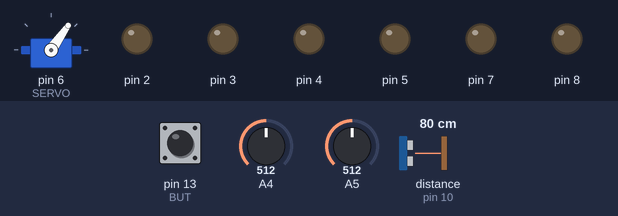
Bench run of a sketch on a simulated Arduino Uno, built with avr-gcc and run on an emulated ATmega328P. Parts: servo, output pins drawn as LEDs (lit = HIGH). Inputs (shaded band) come from the test bench; at power-on: pin 13 (BUT) HIGH, A4 = 512, A5 = 512, distance to the obstacle (sensor on pin 10) 80 cm. The echo pulse lasts 58.3 µs per cm; pins used as bus, display or sensor lines are not drawn.

Above: at 1.2 s.
1.3 s: pin 13 (BUT) pulled LOW for 0.15 s
At 1.7 s:
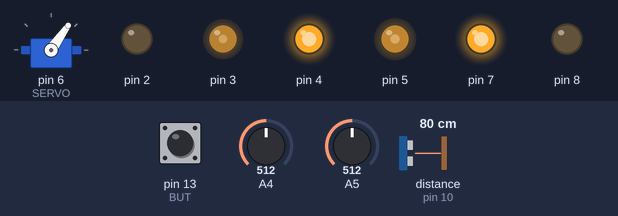
2.9 s: A4 set to 306
At 4.1 s:
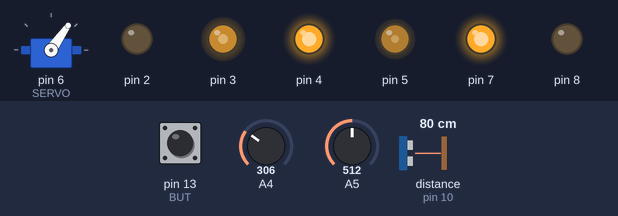
4.4 s: A5 set to 122
At 5.5 s:
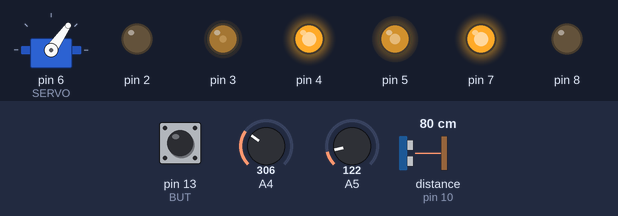
5.9 s: A5 set to 511
At 6.5 s:
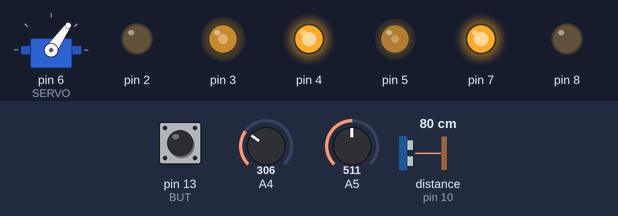
7.4 s: A4 set to 122
At 8.6 s:
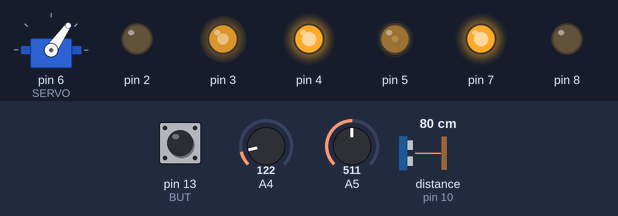
8.9 s: A4 set to 511
At 10.1 s:
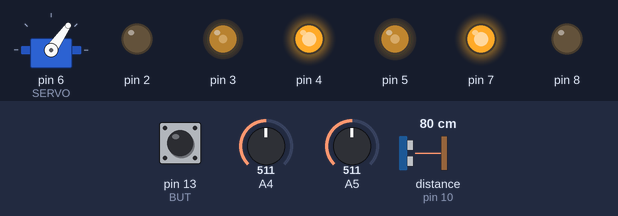
Timing chart, 0 to 11.4 s (numbered marks = the images above; inputs shaded):
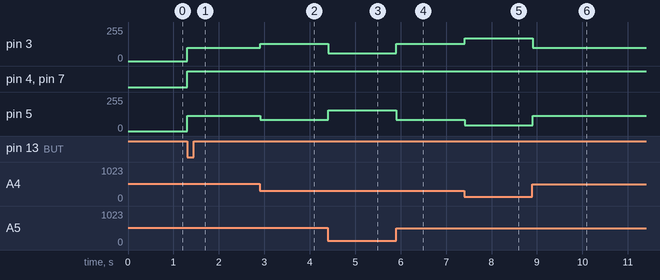

Measured:
- after the input at 1.3 s, pin 3: 0/255 → 100/255 at once; pin 4, pin 7: LOW → HIGH at once; pin 5: 0/255 → 115/255 at once
- after the input at 2.9 s, pin 3: 100/255 → 131/255 at once; pin 5: 115/255 → 84/255 at once
- after the input at 4.4 s, pin 3: 131/255 → 60/255 at once; pin 5: 84/255 → 155/255 at once
- after the input at 5.9 s, pin 3: 60/255 → 131/255 at once; pin 5: 155/255 → 84/255 at once
- after the input at 7.4 s, pin 3: 131/255 → 172/255 at once; pin 5: 84/255 → 43/255 at once
- after the input at 8.9 s, pin 3: 172/255 → 100/255 at once; pin 5: 43/255 → 115/255 at once

The sketch:

jun-eng.ino
```cpp
#include "LightSensorByStrukov.h"  // Подключение библиотек
#include "MotorControlByStrukov.h"
#include "DistanceSensorByStrukov.h"
#include <Servo.h>

// Константы
#define LEFT_SPEED 100  // Скорость езды по линии
#define RIGHT_SPEED 115

#define EN1 3 // Регулировка скорости 1-го мотора
#define EN2 5 // Регулировка скорости 2-го мотора

#define M1A 4 // Регулировка направления езды 1-го мотора
#define M1B 2

#define M2A 7 // Регулировка направления езды 2-го мотора
#define M2B 8

#define TRIG 9 // Пины для датчика расстояния
#define ECHO 10

#define SERVO 6 // Пин для сервопривода

#define BUT 13 // Пин, к которому подключена кнопка


DistanceSensor beater_sensor;  // Объявление датчика расстояния

Servo beater;  // Объявление сервопривода

LightSensor left_sensor;  // Объявление датчиков отраженного света
LightSensor right_sensor;

MotorControl left_motor;  // Объявление моторов
MotorControl right_motor;

void debug_sensors(){ // Отладка датчиков
  Serial.print(left_sensor.readRawBright());
  Serial.print(" ");
  Serial.println(right_sensor.readRawBright());
}

int PID(int sensor1_value, int sensor2_value, float kp, float kd, float ki, float dt, int minOut, int maxOut) { // ПИД регулятор
  static int prevErr = 0, integral = 0; // Единоразовое обнуление переменных
  int err = sensor1_value - sensor2_value; // P составляющая
  int D = (err - prevErr) / dt; // D составляющая
  integral = constrain(integral + (err * dt * ki), minOut, maxOut); // I составляющая с ограничением значений
  prevErr = err; // Запись предыдущей ошибки
  return (err * kp) + (integral) + (D * kd); // Возвращение результатов расчета с учетом коэфицентов
}

void line() { // Езда по линии
  int PID_res = PID(left_sensor.readCalbBright(100), right_sensor.readCalbBright(100), 0.72, 0.002, 0.0024, 0.001, -120, 120); // Расчет управляющего воздействия

  left_motor.run(LEFT_SPEED + PID_res, FORWARD); // Управление моторами
  right_motor.run(RIGHT_SPEED - PID_res, FORWARD);
}

void to_the_next_bar() {
  while (beater_sensor.readDistance() > 12) { // Езда по линии до момента, когда обнаружит ворота
    line();
  }
  while (beater_sensor.readDistance() < 12) { // Езда по линии до потери видимости ворот
    line();
  }
  left_motor.run(0, STOP); // Остановка
  right_motor.run(0, STOP);
  delay(250);

  left_motor.run(LEFT_SPEED, FORWARD); // Проезд на достаточное расстояние от ворот
  right_motor.run(RIGHT_SPEED, FORWARD);
  delay(400);

  left_motor.run(0, STOP); // Остановка
  right_motor.run(0, STOP);
  delay(500);
}

void beat(){
  beater.write(0); // Подъем механизма сбития

  left_motor.run(LEFT_SPEED, BACKWARD); // Сбитие планки
  right_motor.run(RIGHT_SPEED, BACKWARD);
  delay(750);

  left_motor.run(0, STOP); // Остановка
  right_motor.run(0, STOP);

  while (beater_sensor.readDistance() < 12) { // Езда по линии до потери видимости ворот
    line();
  }

  left_motor.run(0, STOP); // Остановка
  right_motor.run(0, STOP);

  beater.write(55); // Деактивация механизма сбития
}

void setup() {
  Serial.begin(9600); // Запуск Serial-порта для отладки

  pinMode(BUT, INPUT_PULLUP); // Настройка пина, подключенного к кнопке на подтяжку к +

  beater.attach(SERVO);  // Настройка сервопривода

  beater_sensor.setup(TRIG, ECHO); // Настройка датчика расстояния

  left_sensor.setup(A4);  // Настройка датчиков отраженного света
  right_sensor.setup(A5);

  left_sensor.calb(375, 220);  // Калибровка датчиков отраженного света
  right_sensor.calb(330, 150);

  left_motor.setup(M1A, M1B, EN1);  // Настройка моторов
  right_motor.setup(M2A, M2B, EN2);

  beater.write(55); // Начальная деактивация механизма сбития
}

void loop() {
  if (!digitalRead(BUT)) { // Начало алгоритма
    program();
  }
}

void program() { // Алгоритм для выполнения регламента: Езда до 2-х по счету ворот, их сбитие, проезд до следующих и остановка
  to_the_next_bar();
  to_the_next_bar();
  beat();
  to_the_next_bar();
}
```

DistanceSensorByStrukov.cpp
```cpp
#include "DistanceSensorByStrukov.h"

DistanceSensor::DistanceSensor(){}

void DistanceSensor::setup(int _pin_trig, int _pin_echo) { // Первичная астройка
  trig_pin = _pin_trig;
  echo_pin = _pin_echo;
  pinMode(trig_pin, OUTPUT);
  pinMode(echo_pin, INPUT);
}

int DistanceSensor::readDistance(){ // Чтение расстояния
  // Подача сигнала для создания ультразвуковой волны
  digitalWrite(trig_pin, LOW);
  delayMicroseconds(4);
  digitalWrite(trig_pin, HIGH);
  delayMicroseconds(10);
  digitalWrite(trig_pin, LOW);

  long t = pulseIn(echo_pin, HIGH); // Принятие сигнала

  return t / 29.1 / 2; // расчет
}
```

DistanceSensorByStrukov.h
```cpp
#include <Arduino.h>

class DistanceSensor
{
public:
    DistanceSensor();
    void setup(int _pin_trig, int _pin_echo); // Первичная настройка
    int readDistance(); // Чтение расстояния

private:
    int trig_pin;
    int echo_pin;
};
```

LightSensorByStrukov.cpp
```cpp
#include "LightSensorByStrukov.h"

LightSensor::LightSensor() {}
void LightSensor::setup(int _pin) // Первичная настройка
{
    sensor_pin = _pin;
    isCalb = false;
    pinMode(sensor_pin, INPUT);
}

int LightSensor::readRawBright() // Необработанное значение с датчика
{
    return analogRead(sensor_pin);
}

void LightSensor::calb(int b, int w) // Калибровка датчика
{
    isCalb = true;
    black = b;
    white = w;
}

int LightSensor::readCalbBright(int max) // Значение с датчика с учетом калибровки
{
    if (isCalb)
    {
        return constrain(map(analogRead(sensor_pin), black, white, 0, max), 0, max);
    }
}
```

LightSensorByStrukov.h
```cpp
#include <Arduino.h>

class LightSensor
{
public:
    LightSensor();
    void setup(int _pin);
    int readRawBright();
    int readCalbBright(int max);
    void calb(int b, int w);

private:
    int sensor_pin;
    int black;
    int white;
    bool isCalb;
};
```

MotorControlByStrukov.cpp
```cpp
#include "MotorControlByStrukov.h"

MotorControl::MotorControl() {}

void MotorControl::setup(int c_pin, int c_pin2, int sp_pin) // Первичная настройка
{
    control_pin_a = c_pin;
    control_pin_b = c_pin2;
    speed_pin = sp_pin;

    pinMode(control_pin_a, OUTPUT);
    pinMode(control_pin_b, OUTPUT);
    pinMode(speed_pin, OUTPUT);
}

void MotorControl::run(int sp, int orient) // Запуск моторов
{
    if (orient == FORWARD) // Проезд вперед
    {
        digitalWrite(control_pin_a, HIGH);
        digitalWrite(control_pin_b, LOW);
    }
    else if (orient == BACKWARD) // Проезд назад
    {
        digitalWrite(control_pin_a, LOW);
        digitalWrite(control_pin_b, HIGH);
    }
    else if (orient == STOP) // Остановка и удерживание
    {
        digitalWrite(control_pin_a, LOW);
        digitalWrite(control_pin_b, LOW);
    }
    analogWrite(speed_pin, sp);
}

void MotorControl::release() // Остановка без удерживания
{
    digitalWrite(speed_pin, LOW);
}
```

MotorControlByStrukov.h
```cpp
#include <Arduino.h>

#define FORWARD 0
#define BACKWARD 1
#define STOP 2

class MotorControl
{
public:
    MotorControl();
    void setup(int c_pin, int c_pin2, int sp_pin); // Первичная настройка
    void run(int sp, int orient); // Запуск моторов
    void release(); // Остановка без удерживания

private:
    int control_pin_a;
    int control_pin_b;
    int speed_pin;
};
```
